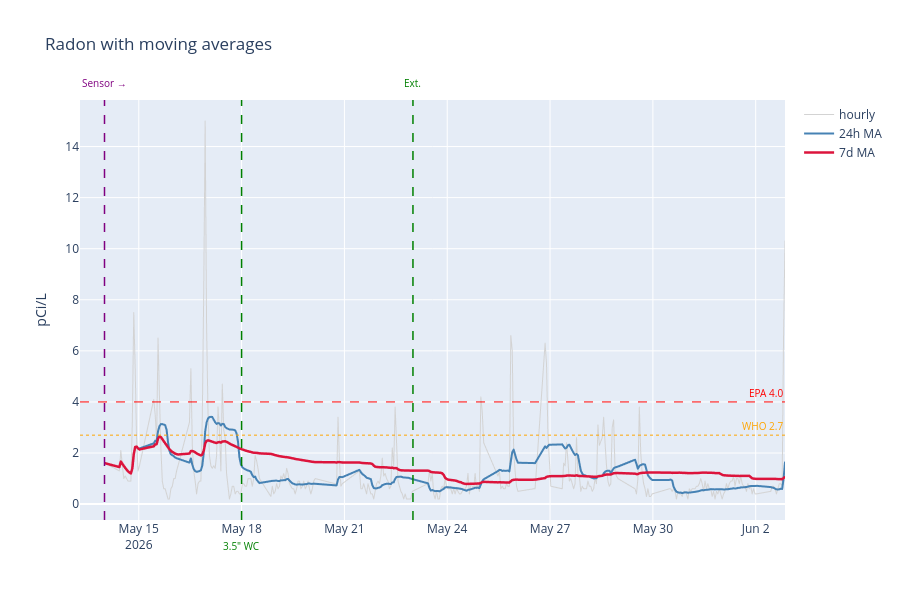

Write notebook code for a chart like this one.
### Markdown cell above
## Moving averages

The 24-hour window smooths out the diurnal cycle; the 7-day window smooths out weekly weather/usage patterns.

Note: with only ~3 weeks of post-move data, the 7-day MA doesn't settle until around May 21.

### Code cell
ma = pd.DataFrame({
    'hourly': df_post['radon'],
    '24h MA': df_post['radon'].rolling('24h').mean(),
    '7d MA':  df_post['radon'].rolling('7D').mean(),
})

fig = px.line(ma, title='Radon with moving averages',
              labels={'value': 'pCi/L', 'ts': '', 'variable': ''})
fig.update_traces(selector=dict(name='hourly'), line=dict(color='lightgray', width=1))
fig.update_traces(selector=dict(name='24h MA'), line=dict(color='steelblue', width=2))
fig.update_traces(selector=dict(name='7d MA'),  line=dict(color='crimson', width=2.5))
annotate(fig, events=EVENTS_POST)
fig.show()

### Figure 1 — Plotly figure (JSON) as saved in the notebook; plotly's stock layout.template omitted (floating-point values rounded to 4 significant figures; data arrays with more than 128 entries replaced by an {"elided": "..."} marker saying what was removed)
{"data": [{"hovertemplate": "=%{x}<br>pCi/L=%{y}<extra></extra>", "legendgroup": "hourly", "line": {"color": "lightgray", "dash": "solid", "width": 1}, "marker": {"symbol": "circle"}, "mode": "lines", "name": "hourly", "showlegend": true, "type": "scattergl", "x": {"elided": "346 str values"}, "xaxis": "x", "y": {"elided": "346 float values"}, "yaxis": "y"}, {"hovertemplate": "=%{x}<br>pCi/L=%{y}<extra></extra>", "legendgroup": "24h MA", "line": {"color": "steelblue", "dash": "solid", "width": 2}, "marker": {"symbol": "circle"}, "mode": "lines", "name": "24h MA", "showlegend": true, "type": "scattergl", "x": {"elided": "346 str values"}, "xaxis": "x", "y": {"elided": "346 float values"}, "yaxis": "y"}, {"hovertemplate": "=%{x}<br>pCi/L=%{y}<extra></extra>", "legendgroup": "7d MA", "line": {"color": "crimson", "dash": "solid", "width": 2.5}, "marker": {"symbol": "circle"}, "mode": "lines", "name": "7d MA", "showlegend": true, "type": "scattergl", "x": {"elided": "346 str values"}, "xaxis": "x", "y": {"elided": "346 float values"}, "yaxis": "y"}], "layout": {"annotations": [{"font": {"color": "red", "size": 10}, "showarrow": false, "text": "EPA 4.0", "x": 1, "xanchor": "right", "xref": "x domain", "y": 4.0, "yanchor": "bottom", "yref": "y"}, {"font": {"color": "orange", "size": 10}, "showarrow": false, "text": "WHO 2.7", "x": 1, "xanchor": "right", "xref": "x domain", "y": 2.7, "yanchor": "bottom", "yref": "y"}, {"font": {"color": "purple", "size": 10}, "showarrow": false, "text": "Sensor →", "x": "2026-05-14T00:00:00", "xanchor": "center", "xref": "x", "y": 1.02, "yanchor": "bottom", "yref": "y domain"}, {"font": {"color": "green", "size": 10}, "showarrow": false, "text": "3.5\" WC", "x": "2026-05-18T00:00:00", "xanchor": "center", "xref": "x", "y": -0.04, "yanchor": "top", "yref": "y domain"}, {"font": {"color": "green", "size": 10}, "showarrow": false, "text": "Ext.", "x": "2026-05-23T00:00:00", "xanchor": "center", "xref": "x", "y": 1.02, "yanchor": "bottom", "yref": "y domain"}], "height": 600, "legend": {"title": {"text": ""}, "tracegroupgap": 0}, "shapes": [{"line": {"color": "red", "dash": "dash", "width": 1}, "type": "line", "x0": 0, "x1": 1, "xref": "x domain", "y0": 4.0, "y1": 4.0, "yref": "y"}, {"line": {"color": "orange", "dash": "dot", "width": 1}, "type": "line", "x0": 0, "x1": 1, "xref": "x domain", "y0": 2.7, "y1": 2.7, "yref": "y"}, {"line": {"color": "purple", "dash": "dash", "width": 1.5}, "type": "line", "x0": "2026-05-14T00:00:00", "x1": "2026-05-14T00:00:00", "xref": "x", "y0": 0, "y1": 1, "yref": "y domain"}, {"line": {"color": "green", "dash": "dash", "width": 1.5}, "type": "line", "x0": "2026-05-18T00:00:00", "x1": "2026-05-18T00:00:00", "xref": "x", "y0": 0, "y1": 1, "yref": "y domain"}, {"line": {"color": "green", "dash": "dash", "width": 1.5}, "type": "line", "x0": "2026-05-23T00:00:00", "x1": "2026-05-23T00:00:00", "xref": "x", "y0": 0, "y1": 1, "yref": "y domain"}], "title": {"text": "Radon with moving averages"}, "xaxis": {"anchor": "y", "domain": [0.0, 1.0], "title": {"text": ""}}, "yaxis": {"anchor": "x", "domain": [0.0, 1.0], "title": {"text": "pCi/L"}}}}
